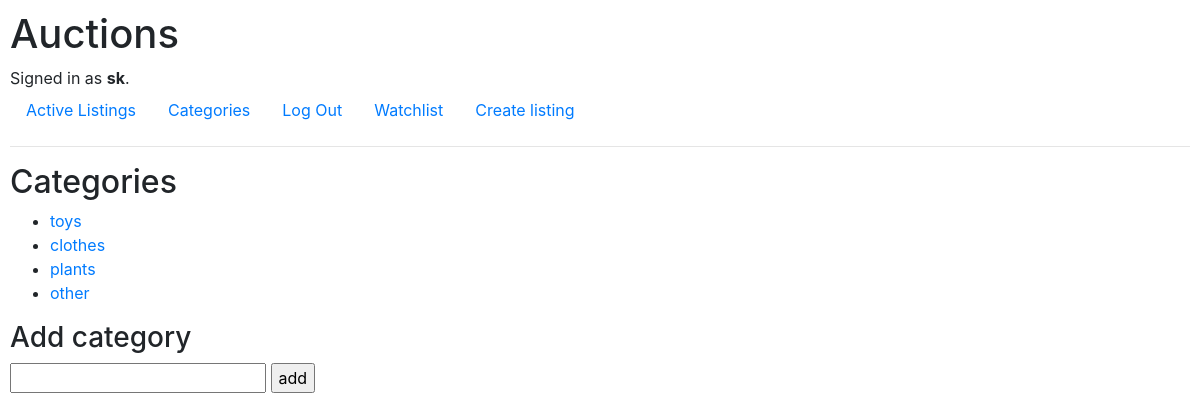
Page /categories (signed in) on the committed database.
### auctions/models.py (models this page shows)
class User(AbstractUser):
    pass

class Category(models.Model):
    category_name = models.CharField(max_length=64)
    def __str__(self):
        return F"{self.category_name}"

### auctions/views.py (the view)
# urls.py: path("categories", views.categories, name="categories"),
def categories(request):
    if request.method == "POST":
       form_category = request.POST.get('category', '')
       category_obj = Category(category_name = form_category)
       category_obj.save()
       return  redirect('categories')
    else:
        return render(request, "auctions/category.html",{
            "categories": Category.objects.all(),
            })

### auctions/templates/auctions/category.html (shortened to what this page needs)
{% extends "auctions/layout.html" %}
{% block body %}
    <h2>Categories</h2>
    <ul>
        {% for category in categories %}
        <li>
             <a href="{%url 'filter'%}/{{category}}">
                 {{ category }}
            </a>
        </li>
        {%empty%}
        <li>No Categories</li>
        {% endfor %}
    </ul>
    <h3>Add category</h3>
    <form action="{% url 'categories' %}" method="post">
    <input type="text" name="category">
     <input type="submit" value="add">
     </form>
{% endblock %}

### auctions/templates/auctions/layout.html (shortened to what this page needs)
{% load static %}
<!DOCTYPE html>
<html lang="en">
    <head>
        <link rel="stylesheet" href="https://stackpath.bootstrapcdn.com/bootstrap/4.4.1/css/bootstrap.min.css">
        <link href="{% static 'auctions/styles.css' %}" rel="stylesheet">
    </head>
    <body>
        <h1>Auctions</h1>
        <div>
            {% if user.is_authenticated %}
                Signed in as <strong>{{ user.username }}</strong>.
            {% else %}
                Not signed in.
            {% endif %}
        </div>
        <ul class="nav">
            <li class="nav-item">
                <a class="nav-link" href="{% url 'index' %}">Active Listings</a>
            </li>
            <li class="nav-item">
                <a class="nav-link" href="{% url 'categories' %}">Categories</a>
            </li>
            {% if user.is_authenticated %}
                <li class="nav-item">
                    <a class="nav-link" href="{% url 'logout' %}">Log Out</a>
                </li>
               <li class="nav-item">
                    <a class="nav-link" href="{% url 'watchlist' %}">Watchlist</a>
                </li>
               <li class="nav-item">
                    <a class="nav-link" href="{% url 'create-listing' %}">Create listing</a>
                </li>
            {% endif %}
        </ul>
        <hr>
        {% block body %}
        {% endblock %}
    </body>
</html>

### auctions/static/auctions/styles.css (style rules this page uses)
body { padding: 10px; }

### rows in the picture
User: username "sk"
Category: category_name "toys"
Category: category_name "clothes"
Category: category_name "plants"
Category: category_name "other"
